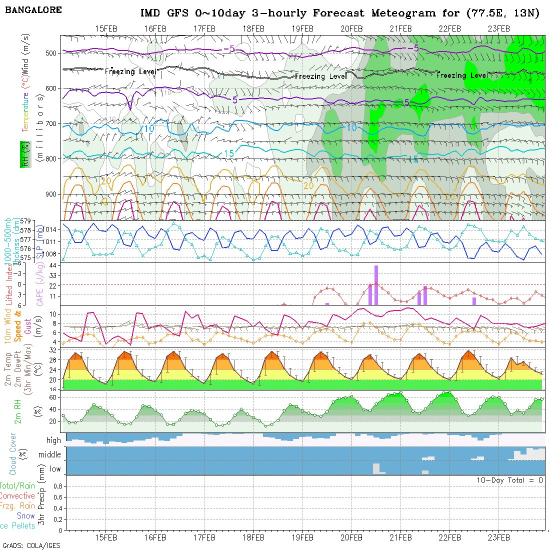
#> input picture data/2026-02-14_BNG-meteogram.jpg, 1100 x 1100 px (shown at 1/2 size)
$ python extract.py
#> lines starting #> are read from the running program, lines starting #| are printed output that depends on the picture; after the words box and inside, x2 and y2 are one past the last pixel; in counts of white or black regions, pixels touching at a corner belong together
import cv2
import numpy as np
import csv
import re
from datetime import datetime, timedelta
from pathlib import Path

input_path = 'data/2026-02-14_BNG-meteogram.jpg'

filename = Path(input_path).name
match = re.match(r'(\d{4})-(\d{2})-(\d{2})_', filename)
if not match:
    raise ValueError(f"Could not extract date from filename: {filename}")
start_dt = datetime(int(match.group(1)), int(match.group(2)), int(match.group(3)))

csv_path = 'data/cloud_data.csv'
plot_path = 'data/recreation_wallpaper.png'

img_bgr = cv2.imread(input_path)
#> img_bgr is the input picture: shape (1100, 1100, 3); mean B, G, R 217.8, 229.4, 215.7
cropped = img_bgr[866:952, 70:1090]
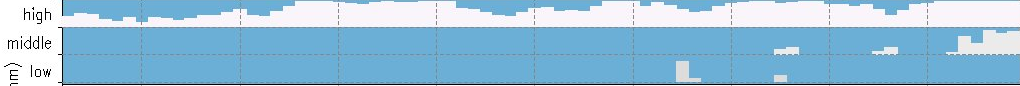
#> cropped: shape (86, 1020, 3); mean B, G, R 219, 192.6, 149.7
h, w = cropped.shape[:2]
#> h = 86; w = 1020

samples = 80
x_indices = np.linspace(80, w - 5, samples).astype(int)
#> x_indices = 80 values from 80 to 1015
sampled_img = cropped[:, x_indices, :]
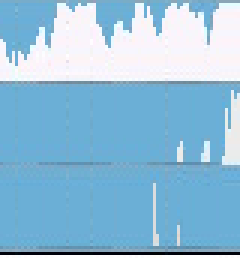
#> sampled_img: shape (86, 80, 3) (shown 3 times larger); mean B, G, R 218.3, 190.2, 144.5

bands = np.array_split(sampled_img, 3, axis=0)
#> bands = 3 items
cloud_data = []

for band in bands:
    band_h = band.shape[0]
    is_white = (band > 200).all(axis=2)

    has_white = is_white.any(axis=0)
    first_white_idx = np.where(has_white, is_white.argmax(axis=0), band_h)

    percentage = ((band_h - first_white_idx) / band_h) * 100
    cloud_data.append(percentage)
#> this loop made 3 passes
#> band_h on passes 1 to 3: 29, 29, 28
#> pass 1, `is_white = (band > 200).all(axis=2)`:
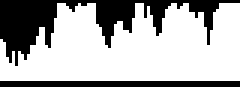
#> is_white: shape (29, 80) bool (shown 3 times larger); 68.2% white; 2 black regions, box (x1, y1, x2, y2) and area: (0, 0, 80, 22) 578, (0, 27, 80, 29) 160
#> pass 2, `is_white = (band > 200).all(axis=2)`:
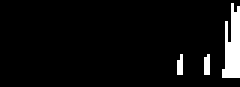
#> is_white: shape (29, 80) bool (shown 3 times larger); 5.6% white; 3 white regions (2 under 20 px), largest, box (x1, y1, x2, y2) and area: (74, 1, 80, 26) 105
#> pass 3, `is_white = (band > 200).all(axis=2)`:
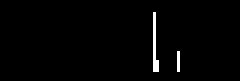
#> is_white: shape (28, 80) bool (shown 3 times larger); 5% white in thin lines or dots, all inside (x1, y1, x2, y2) = (0, 4, 80, 28)
#> after the loop, cloud_data = 3 items

times = [start_dt + timedelta(hours=i*3) for i in range(samples)]

with open(csv_path, 'w', newline='') as f:
    writer = csv.writer(f)
    writer.writerow(['datetime', 'high', 'middle', 'low'])
    rows = zip(times, cloud_data[0], cloud_data[1], cloud_data[2])
    writer.writerows(rows)

H_PLOT, W_PLOT = 1080, 1920
canvas = np.full((H_PLOT, W_PLOT, 3), (167, 123, 74), dtype=np.uint8)

step_w = W_PLOT / samples
layers = [
    (0, 66, 0.34, 'HIGH'),
    (1, 33, 0.33, 'MIDDLE'),
    (2, 0,  0.33, 'LOW')
]

for y_pct in [33, 66]:
    y_px = int(H_PLOT - (y_pct / 100 * H_PLOT))
    cv2.line(canvas, (0, y_px), (W_PLOT, y_px), (255, 255, 255), 1)

for idx, base_y_pct, mult, label in layers:
    data = cloud_data[idx]

    for i in range(samples):
        val = (data[i] * mult) + base_y_pct

        y_bottom = int(H_PLOT - (base_y_pct / 100 * H_PLOT))
        y_top = int(H_PLOT - (val / 100 * H_PLOT))

        x_start = int(i * step_w)
        x_end = int((i + 1) * step_w)

        if y_top < y_bottom:
            cv2.rectangle(canvas, (x_start, y_top), (x_end, y_bottom), (255, 255, 255), -1)
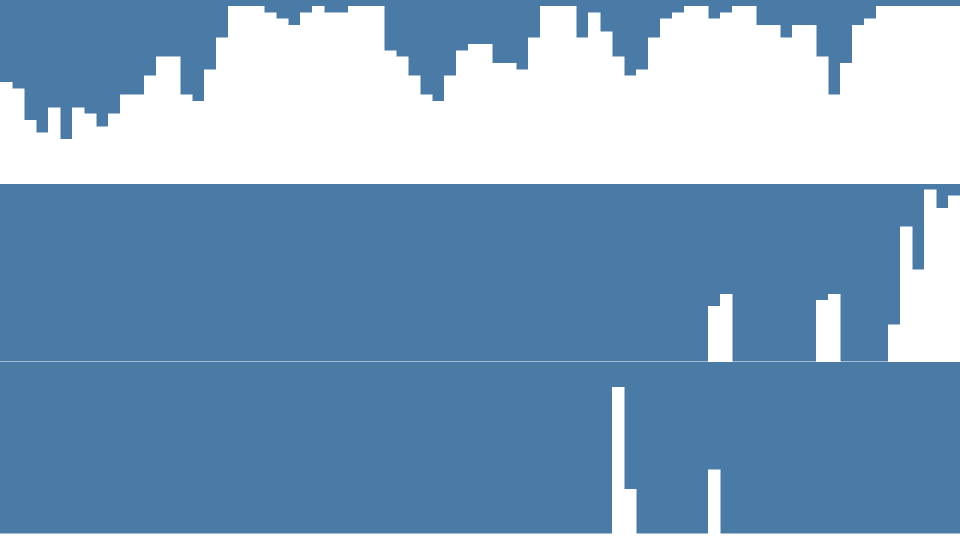
#> canvas: shape (1080, 1920, 3) (shown at 1/2 size); mean of channels 0, 1, 2 193.4, 162.6, 128.2; drawn as B, G, R

tick_indices = range(0, samples, 8)
for i in tick_indices:
    x_pos = int(i * step_w)
    date_str = times[i].strftime('%d %b').upper()
    cv2.putText(canvas, date_str, (x_pos + 5, H_PLOT - 10), cv2.FONT_HERSHEY_SIMPLEX,
                0.4, (255, 255, 255), 1, cv2.LINE_AA)
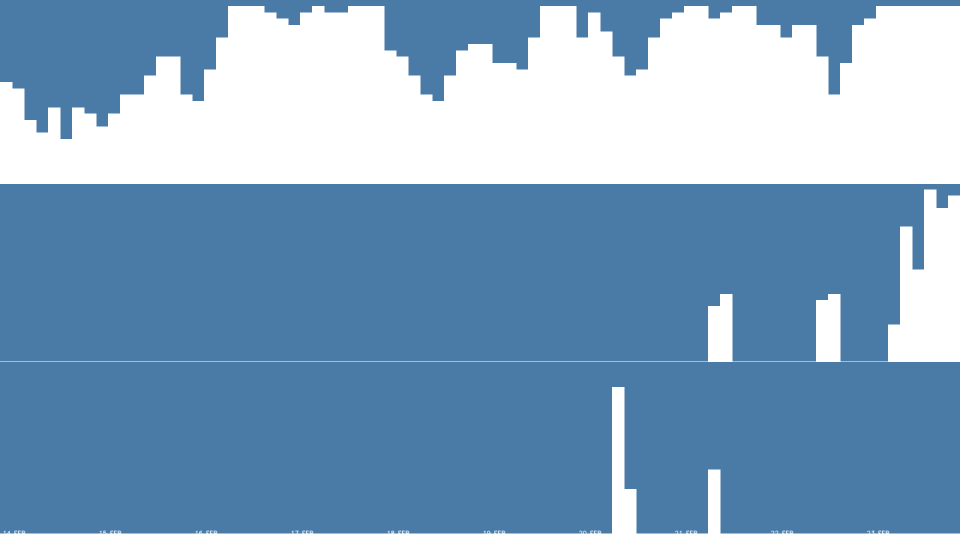
#> canvas: shape (1080, 1920, 3) (shown at 1/2 size); 0.09% of pixels changed, all inside (x1, y1, x2, y2) = (7, 1060, 1780, 1067); drawn as B, G, R

cv2.imwrite(plot_path, canvas)

$ run again, with data/2026-02-14_AMRELI-meteogram.jpg copied over data/2026-02-14_BNG-meteogram.jpg
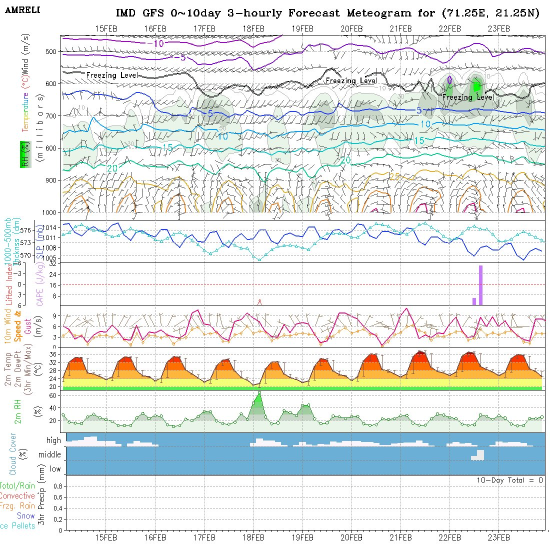
#> input picture data/2026-02-14_AMRELI-meteogram.jpg, 1100 x 1100 px (shown at 1/2 size)
#> img_bgr is the input picture: shape (1100, 1100, 3); mean B, G, R 228.9, 231.4, 226.6
#> bands = 3 items
#> the loop `for band in bands:` made 3 passes
#> band_h on passes 1 to 3: 29, 29, 28
#> pass 1, `is_white = (band > 200).all(axis=2)`:
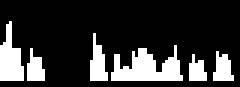
#> is_white: shape (29, 80) bool (shown 3 times larger); 20% white; 6 white regions, box (x1, y1, x2, y2) and area: (37, 15, 61, 27) 171, (0, 7, 8, 27) 102, (30, 11, 36, 27) 59, (71, 17, 78, 27) 48, (9, 16, 15, 27) 45, (63, 18, 69, 27) 38
#> after the loop `for i in tick_indices:`:
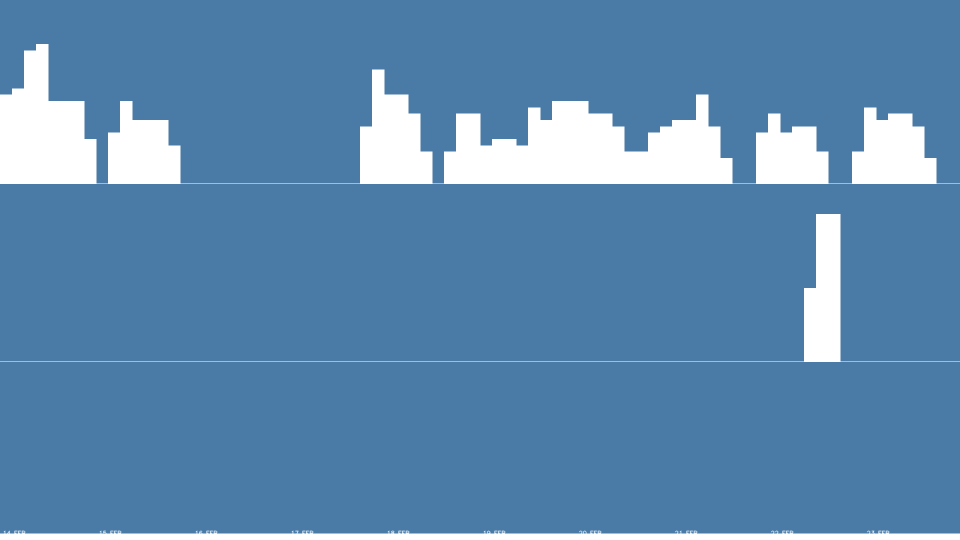
#> canvas: shape (1080, 1920, 3) (shown at 1/2 size); mean of channels 0, 1, 2 176.5, 137.3, 93.6; drawn as B, G, R
